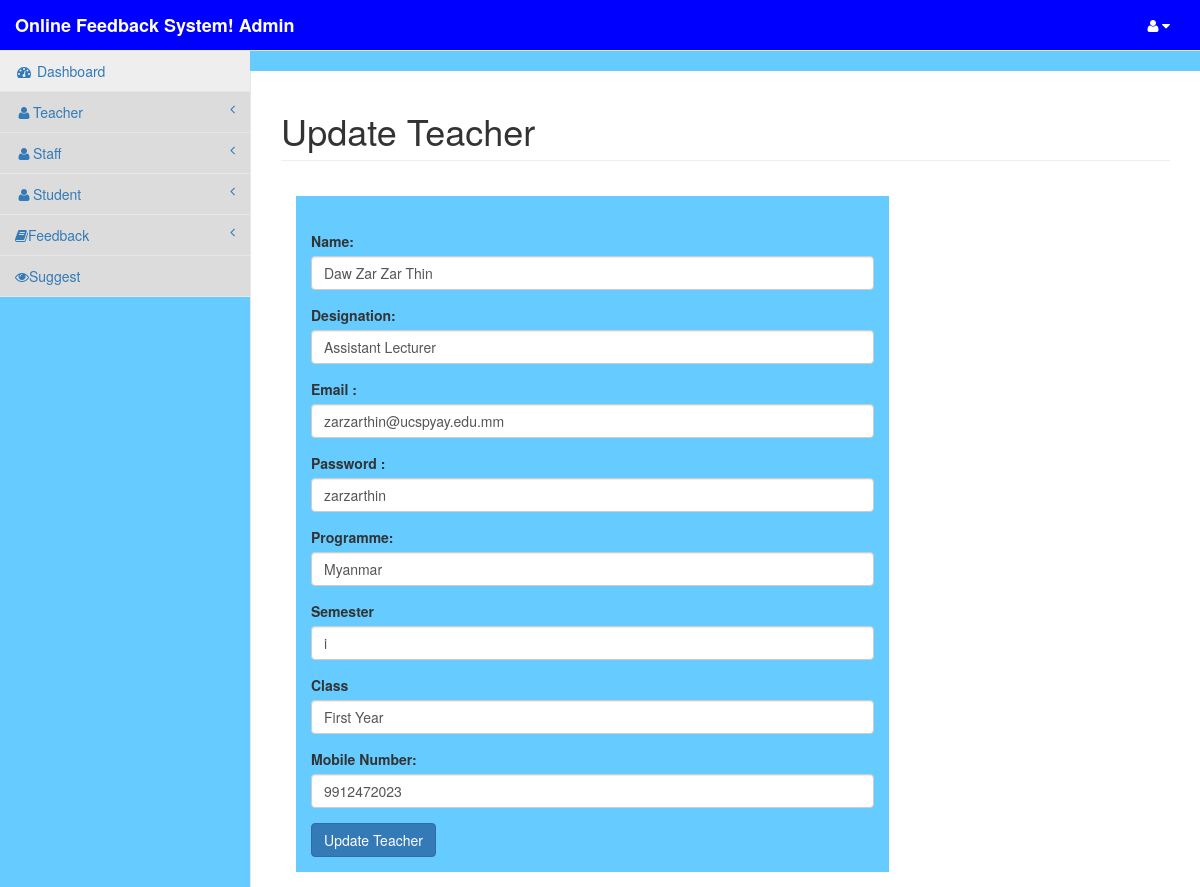
Screenshot of /admin/dashboard.php?id=1&info=edit_faculty (signed in) with the database file from the repository.
### tables this page shows
CREATE TABLE `faculty` (
  `id` int(11) NOT NULL,
  `user_alias` varchar(30) NOT NULL,
  `Name` varchar(30) NOT NULL,
  `designation` varchar(100) NOT NULL,
  `programme` varchar(50) NOT NULL,
  `semester` varchar(10) NOT NULL,
  `year` varchar(50) NOT NULL,
  `section` varchar(50) NOT NULL,
  `department` varchar(70) NOT NULL,
  `email` varchar(60) NOT NULL,
  `password` varchar(75) NOT NULL,
  `mobile` bigint(20) NOT NULL,
  `date` datetime NOT NULL,
  `status` int(11) NOT NULL
);

### admin/edit_faculty.php (the view, shortened to what this page needs)
<?php
	extract($_POST);
	if(isset($save))
	{
	$i=mysqli_query($conn,"update faculty set Name='$n',designation='$desg',programme='$prg',semester='$sem',year='$year',mobile='$mob',	password='$pass' where id='".$_GET['id']."'");
if($i>0){
	include("show_faculty.php");
	$err="<font color='green'>Faculty Details updated</font>";
}
	}
	else{
$con=mysqli_query($conn,"select * from faculty where id='".$_GET['id']."'");
$res=mysqli_fetch_assoc($con);
?>
<h1 class="page-header">Update  Teacher</h1>
<div class="col-lg-8" style="margin:15px;background-color: #66CCFF;">
	<form method="post" >
	<div class="control-group form-group">
    	<div class="controls">
        </div>
   	</div>
	<div class="control-group form-group">
    	<div class="controls">
        	<label>Name:</label>
            	<input type="text" value="<?php echo @$res['Name'];?>" name="n" class="form-control" required>
        </div>
   	</div>
	<div class="control-group form-group">
    	<div class="controls">
        	<label>Designation:</label>
            	<input type="text" value="<?php echo @$res['designation'];?>" name="desg" class="form-control" required>
        </div>
   	</div>
	<div class="control-group form-group">
    	<div class="controls">
        	<label>Email :</label>
            	<input type="email" value="<?php echo @$res['email'];?>"  name="email" class="form-control" required>
        </div>
    </div>
	<div class="control-group form-group">
    	<div class="controls">
        	<label>Password :</label>
          <input type="text" value="<?php echo @$res['password'];?>"  name="pass" class="form-control" required>
        </div>
    </div>
	<div class="control-group form-group">
    	<div class="controls">
        	<label>Programme:</label>
  <input type="text"  name="prg" value="<?php echo @$res['programme'];?>" class="form-control" required>
        </div>
    </div>
	<div class="control-group form-group">
    	<div class="controls">
        	<label>Semester</label>
  <input type="text"  name="sem" value="<?php echo @$res['semester'];?>" class="form-control" required>
        </div>
    </div>
 <div class="control-group form-group">
        <div class="controls">
            <label>Class</label>
  <input type="text"  name="year" value="<?php echo @$res['year'];?>" class="form-control" required>
        </div>
    </div>
	<div class="control-group form-group">
    	<div class="controls">
        	<label>Mobile Number:</label>
            	<input type="number" id="mob" value="<?php echo @$res['mobile'];?>" class="form-control" maxlength="10" name="mob"  required>
        </div>
  	</div>
	<div class="control-group form-group">
    	<div class="controls">
            	<input type="submit" class="btn btn-primary" name="save" value="Update  Teacher">
        </div>
  	</div>
	</form>
</div>
<?php } ?>

### css/sb-admin-2.css (style rules this page uses)
body { background-color: #f8f8f8; }

### rows the page displays
faculty: n "Daw Zar Zar Thin", desg "Assistant Lecturer", email "zarzarthin@ucspyay.edu.mm", pass "zarzarthin", prg "Myanmar", sem "i", year "First Year", mob "9912472023"
